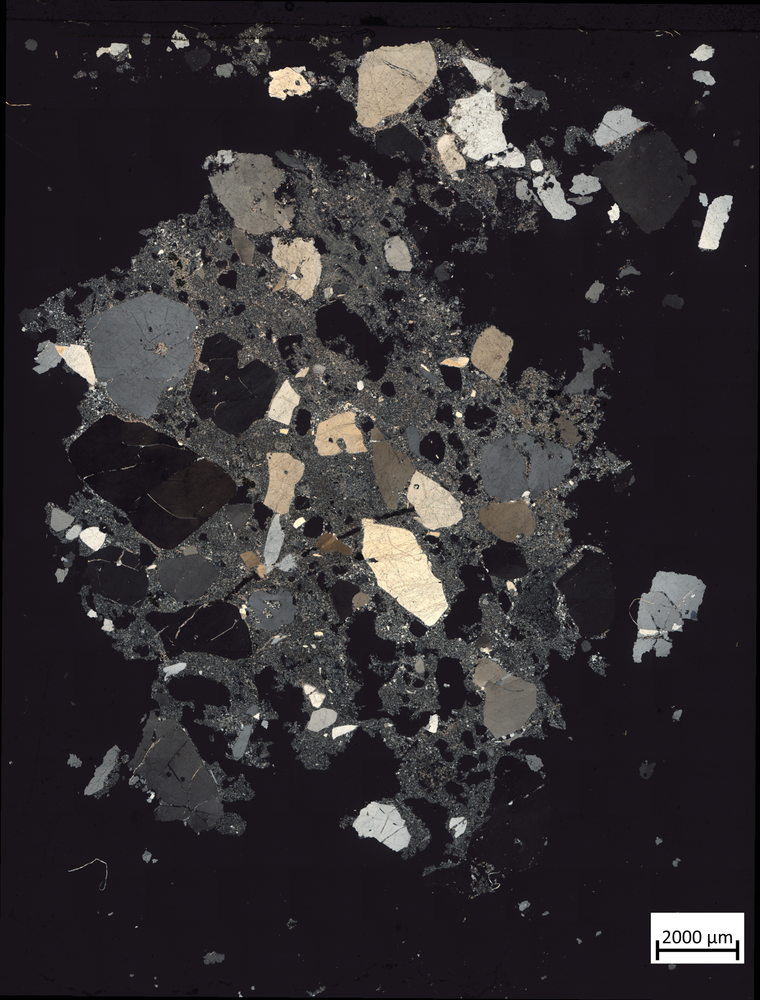
#> input picture examples/00_Einfuehrungsbeispiele/Duennschliff/duennschliff_xpol.png, 760 x 1000 px
$ python duennschliff.py
#> lines starting #> are read from the running program, lines starting #| are printed output that depends on the picture; after the words box and inside, x2 and y2 are one past the last pixel; in counts of white or black regions, pixels touching at a corner belong together
# %% Körner in einem Dünnschliff zählen und messen
# Bild: Dünnschliff unter gekreuzten Polarisatoren,
#       Fundus von Prof. Heide, TU Bergakademie Freiberg
import numpy as np
import matplotlib.pyplot as plt
from scipy import ndimage

bild = plt.imread("duennschliff_xpol.png")[:, :, :3]
#> bild is the input picture: shape (1000, 760, 3) float32; mean R, G, B 0.2, 0.185, 0.198
grau = bild.mean(axis=2)            # Helligkeit: 0 schwarz ... 1 weiß
grau[900:, 640:] = 0                # Maßstab unten rechts ausblenden
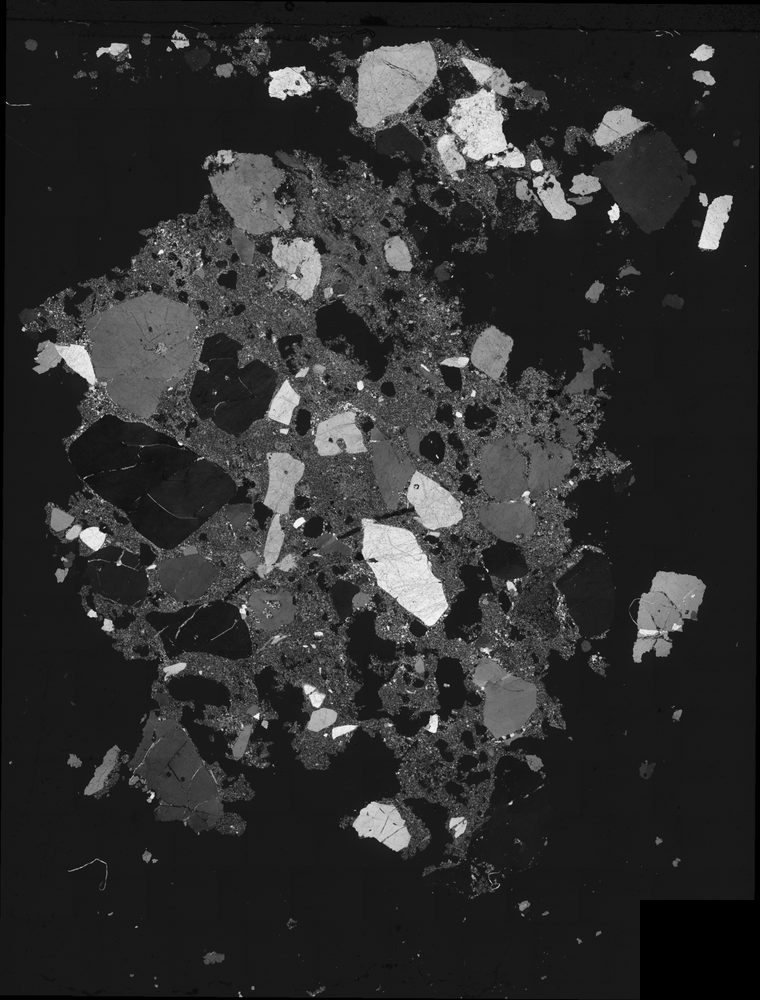
#> grau: shape (1000, 760) float32; min 0, max 0.986, mean 0.188
UM_PRO_PIXEL = 2000 / 80            # Maßstab: 2000 µm sind 80 Pixel

# %% Annahme: Ein Korn ist alles, was heller ist als die Schwelle
SCHWELLE = 0.45
hell = ndimage.binary_opening(grau > SCHWELLE, iterations=2)  # Krümel weg
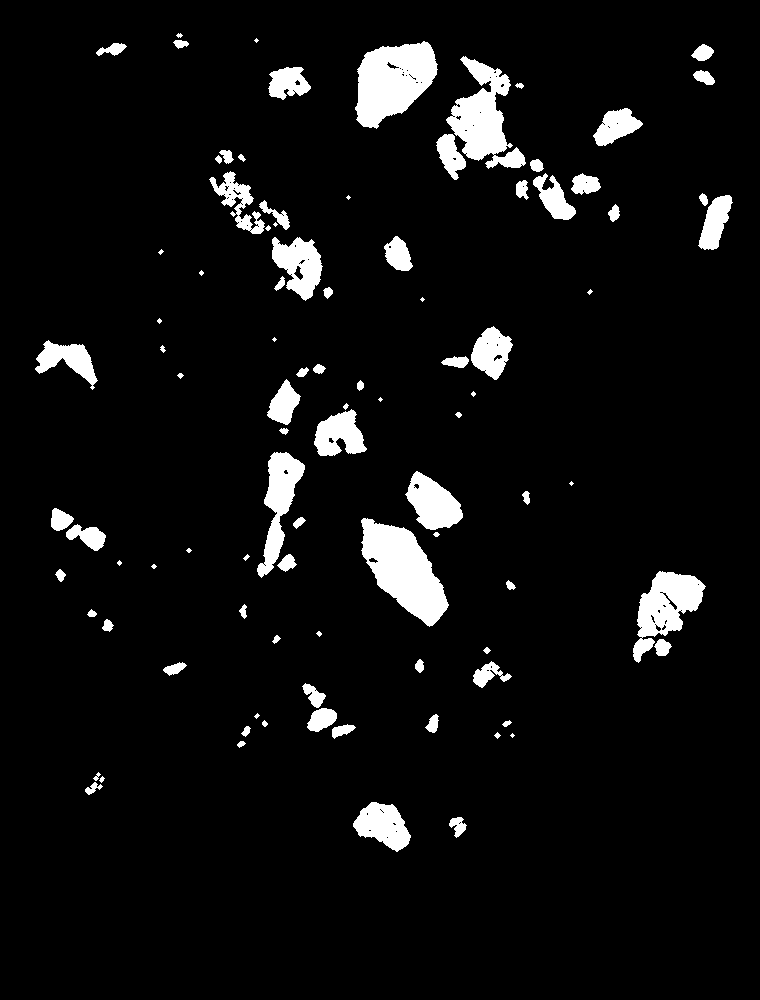
#> hell: shape (1000, 760) bool; 6% white; 95 white regions (17 under 20 px), largest, box (x1, y1, x2, y2) and area: (361, 518, 449, 627) 5174, (355, 41, 438, 129) 4842, (446, 56, 526, 169) 4141
koerner, _ = ndimage.label(hell)            # zusammenhängende Flecken
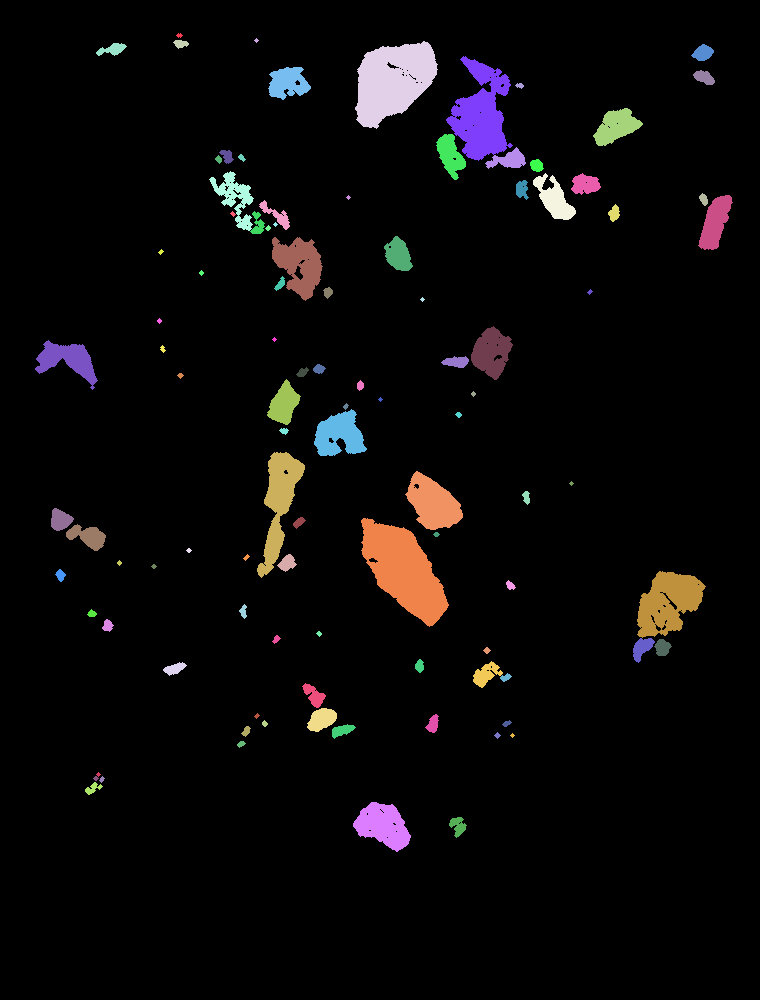
#> koerner: shape (1000, 760) int32; 102 distinct labels, from 0 to 101; one colour per label, 0 black
flaeche = np.bincount(koerner.ravel())[1:]  # Pixel je Fleck
#> flaeche = 101 values, max 5174 at index 61, min 13 at index 1, mean 448.9
flaeche = flaeche[flaeche >= 150]           # sehr kleine Flecken weg
#> flaeche = 40 values, max 5174 at index 26, min 160 at index 36, mean 1066.8
durchmesser = 2 * np.sqrt(flaeche / np.pi) * UM_PRO_PIXEL
#> durchmesser = 40 values, max 2029.1 at index 26, min 356.8 at index 36, mean 806.9
probe = ndimage.binary_closing(grau > 0.12, iterations=5)  # Gestein
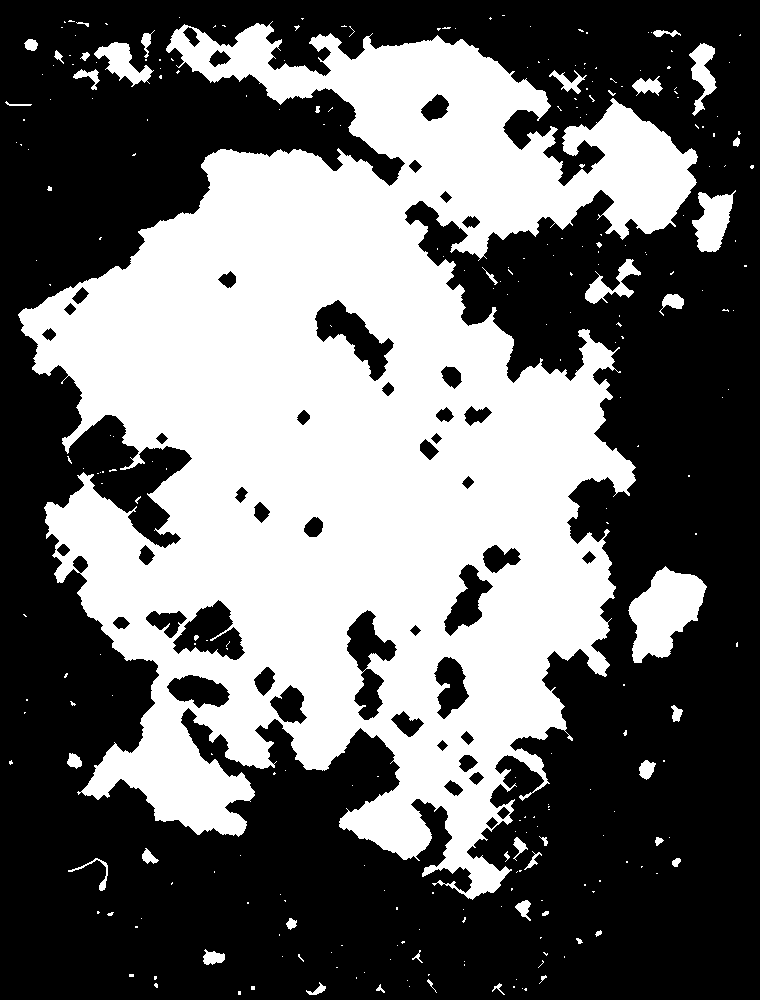
#> probe: shape (1000, 760) bool; 41.8% white; 280 white regions (235 under 20 px), largest, box (x1, y1, x2, y2) and area: (18, 21, 698, 900) 303842, (628, 566, 707, 663) 4489, (692, 190, 736, 252) 1630
print(len(flaeche), "Körner, mittlerer Durchmesser (Median):",
      round(np.median(durchmesser)), "µm")
#| 40 Körner, mittlerer Durchmesser (Median): 657 µm
print("Anteil an der Probe:", round(100 * flaeche.sum() / probe.sum()), "%")
#| Anteil an der Probe: 13 %

# %% Darstellung
fig, ax = plt.subplots(1, 3, figsize=(15, 6))
ax[0].imshow(bild)
ax[0].set_title("Dünnschliff")
ax[1].imshow(hell, cmap="gray")
ax[1].set_title(f"heller als {SCHWELLE}")
ax[2].hist(durchmesser, bins=range(0, 3001, 200), edgecolor="white")
ax[2].set_xlabel("Durchmesser in µm")
ax[2].set_ylabel("Anzahl Körner")
ax[2].set_title("Korngrößen")
for a in ax[:2]:
    a.axis("off")
plt.tight_layout()
plt.show()
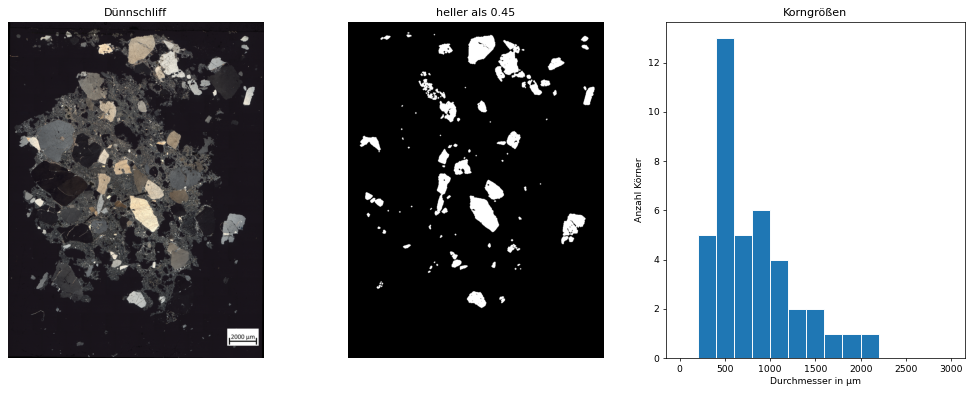
#> figure drawn by matplotlib, 3 panels; panel 3: tallest bar 13 high, from x = 400 to 600
